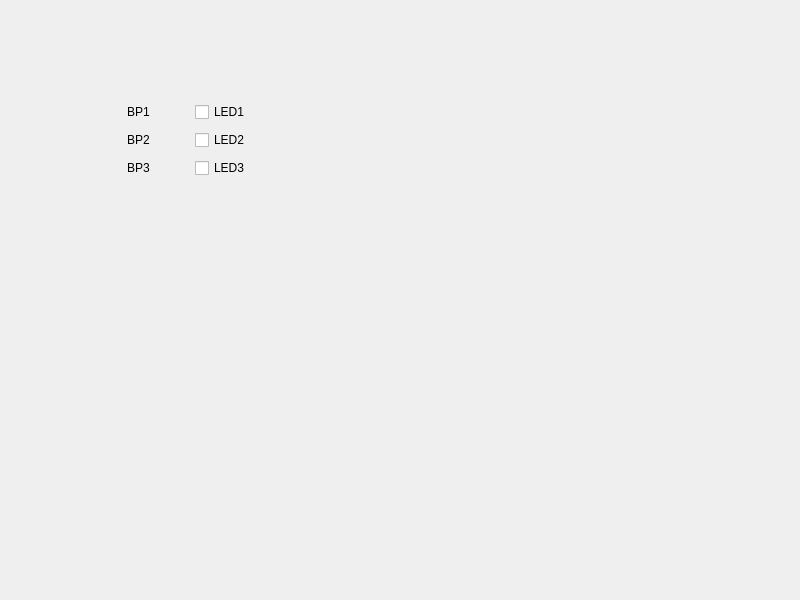
<?xml version="1.0" encoding="UTF-8"?>
<ui version="4.0">
 <class>WidggetUSB202</class>
 <widget class="QWidget" name="WidggetUSB202">
  <property name="geometry">
   <rect>
    <x>0</x>
    <y>0</y>
    <width>800</width>
    <height>600</height>
   </rect>
  </property>
  <property name="windowTitle">
   <string>WidggetUSB202</string>
  </property>
  <widget class="QWidget" name="gridLayoutWidget">
   <property name="geometry">
    <rect>
     <x>100</x>
     <y>100</y>
     <width>161</width>
     <height>83</height>
    </rect>
   </property>
   <layout class="QGridLayout" name="gridLayout">
    <item row="1" column="0">
     <layout class="QHBoxLayout" name="horizontalLayout_2">
      <item alignment="Qt::AlignHCenter">
       <widget class="QLabel" name="BP2">
        <property name="text">
         <string>BP2</string>
        </property>
       </widget>
      </item>
      <item alignment="Qt::AlignHCenter">
       <widget class="QCheckBox" name="led2">
        <property name="text">
         <string>LED2</string>
        </property>
       </widget>
      </item>
     </layout>
    </item>
    <item row="0" column="0">
     <layout class="QHBoxLayout" name="horizontalLayout">
      <item alignment="Qt::AlignHCenter">
       <widget class="QLabel" name="BP1">
        <property name="text">
         <string>BP1</string>
        </property>
       </widget>
      </item>
      <item alignment="Qt::AlignHCenter">
       <widget class="QCheckBox" name="led1">
        <property name="text">
         <string>LED1</string>
        </property>
       </widget>
      </item>
     </layout>
    </item>
    <item row="2" column="0">
     <layout class="QHBoxLayout" name="horizontalLayout_3">
      <item alignment="Qt::AlignHCenter">
       <widget class="QLabel" name="BP3">
        <property name="text">
         <string>BP3</string>
        </property>
       </widget>
      </item>
      <item alignment="Qt::AlignHCenter">
       <widget class="QCheckBox" name="led3">
        <property name="text">
         <string>LED3</string>
        </property>
       </widget>
      </item>
     </layout>
    </item>
   </layout>
  </widget>
 </widget>
 <resources/>
 <connections/>
</ui>
